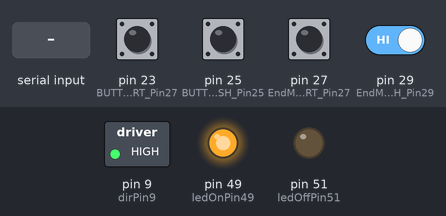
Bench run of a sketch on a simulated Arduino Mega 2560, built with avr-gcc and run on an emulated ATmega2560. On the bench: switched loads named in the sketch (green lamp = pin HIGH), output pins drawn as LEDs (lit = HIGH). Inputs (shaded band) come from the test bench; at power-on: pin 23 (BUTTON_TO_START_Pin27), pin 25 (BUTTON_TO_FINISH_Pin25), pin 27 (EndMech_START_Pin27), pin 29 (EndMech_FINISH_Pin29) HIGH. Pins used as bus, display or sensor lines are not drawn.

Above: at 1.2 s.
1.3 s: pin 27 (EndMech_START_Pin27) pulled LOW for 0.15 s
At 2.2 s:
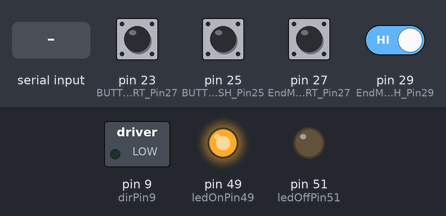
4.3 s: "0\n" received over Serial
At 5.0 s:
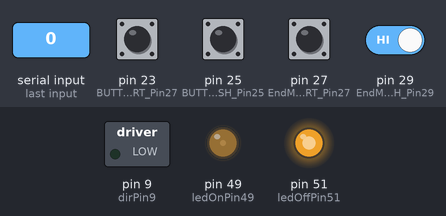
6.2 s: pin 25 (BUTTON_TO_FINISH_Pin25) pulled LOW for 0.15 s
At 7.4 s:
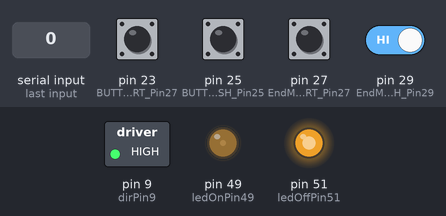
7.8 s: "90,45\n" received over Serial
At 8.8 s:
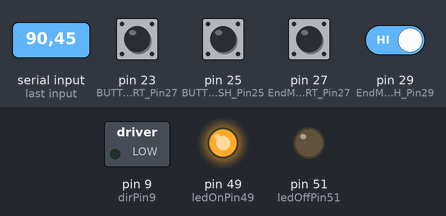
9.8 s: pin 29 (EndMech_FINISH_Pin29) driven LOW
At 10.2 s:
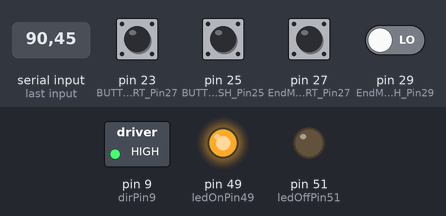
12.8 s: pin 27 (EndMech_START_Pin27) pulled LOW for 1 s
At 13.6 s:
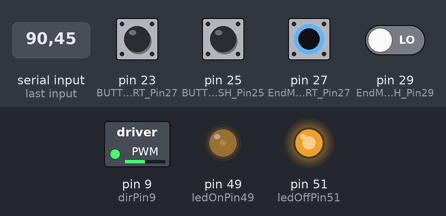
Timing chart, 0 to 15.8 s (numbered marks = the images above; inputs shaded):
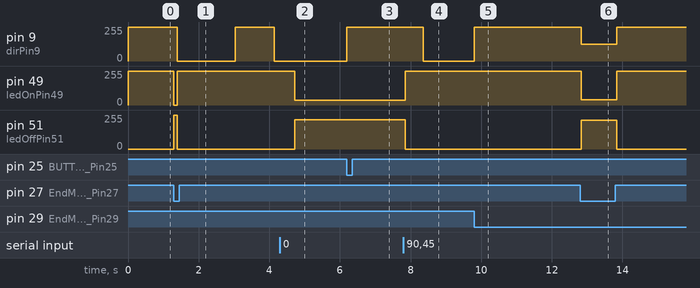

The sketch:

MOTOR_DRV.ino
```cpp
const int EndMech_FINISH_Pin29 = 29; //end   position

const int EndMech_START_Pin27 = 27; //start position

const int BUTTON_TO_FINISH_Pin25 = 25; //кнопка идти в end position

const int BUTTON_TO_START_Pin27 = 23; //кнопка идти в start position

String inString = ""; //incoming str from COM
long    GO       = 0;  //START PROGRAM - угол

long STOP_SIGNAL = 0; //если пришло на COM число 0 - то стоп

int stepPin8 = 8; //

int dirPin9 = 9;

int enblPin10 = 10;

int duration1 = 50; //задержка после STEP ON оптимально 50

int duration2 = 100; //задержка после STEP OFF оптимально 100

boolean rotation = LOW; //low - сгиб    high - разгиб

boolean start;
boolean finish;

boolean state_button_start;
boolean state_button_finish;


int ledOnPin49 = 49;

int ledOffPin51 = 51;

long count;

int once_on_start = 0; //триггер, один раз при включении

int MAX_DEGREE = 52;
int MAX_STEP = 144; //всего шагов
int COUNT_IMP_IN_ONE_STEP = 3250; //количество импульсов в одном обороте

long current_step = 0;

void setup() {

  //pinMode(LED_BUILTIN, OUTPUT);

  pinMode(stepPin8, OUTPUT);

  pinMode(dirPin9, OUTPUT);

  pinMode(EndMech_FINISH_Pin29, INPUT);

  pinMode(EndMech_START_Pin27, INPUT);

  pinMode(BUTTON_TO_FINISH_Pin25, INPUT);

  pinMode(BUTTON_TO_START_Pin27, INPUT);

  //pinMode(enblPin10, OUTPUT);

  digitalWrite(stepPin8, LOW);

  digitalWrite(dirPin9, rotation);

  Serial.begin(9600);

  pinMode(ledOnPin49, OUTPUT);
  pinMode(ledOffPin51, OUTPUT);

  digitalWrite(ledOffPin51, HIGH);

  start  = digitalRead(EndMech_START_Pin27);
  finish = digitalRead(EndMech_FINISH_Pin29);

  state_button_start = digitalRead(BUTTON_TO_START_Pin27);
  state_button_finish = digitalRead(BUTTON_TO_FINISH_Pin25);


}

void loop() {

  if (once_on_start == 0) {

    initialisation();
    once_on_start = 1;
  }

  state_button_start = digitalRead(BUTTON_TO_START_Pin27);
  state_button_finish = digitalRead(BUTTON_TO_FINISH_Pin25);

  if (state_button_finish == LOW) {
    rotation = HIGH;
  }

  if (state_button_start == LOW) {
    rotation = LOW;
  }

  start  = digitalRead(EndMech_START_Pin27);
  finish = digitalRead(EndMech_FINISH_Pin29);


  if (state_button_finish == HIGH || state_button_start == HIGH) {
    count = 3250; //для кнопок
    RotateCycle (count, duration1, duration2, rotation);
    calc_current_step(count, rotation);
  }

  if (GO > 0) {

   //GO = constrain(c, 1, MAX_DEGREE);
   //GO = map(GO, 1, MAX_DEGREE, 1, MAX_STEP);
   //GO = constrain(c, 1, MAX_STEP);

   count = 0L;

    if (GO > current_step) {
      rotation = LOW;
      count = (long)COUNT_IMP_IN_ONE_STEP * (long)(GO - current_step);
    }
    if (GO < current_step) {
      rotation = HIGH;
      count = (long)COUNT_IMP_IN_ONE_STEP * (long)(current_step - GO);
    }


    //Serial.print("current ");
    //Serial.println(current_step);
    //Serial.print("GO ");
    //Serial.println(GO);
    //Serial.print("count ");
    //Serial.println(count);

    if (count > 0) {
      RotateCycle (count, duration1, duration2, rotation);
      calc_current_step(count, rotation);
    }

  }
    //Serial.println(current_step);
}


void RotateCycle (long count, int duration1, int duration2, bool dir)
{

  start = digitalRead(EndMech_START_Pin27);
  finish = digitalRead(EndMech_FINISH_Pin29);

  led_work();

  digitalWrite (dirPin9, dir);

  for (long a = 1; a < count; a++) {

    if (start == LOW && dir == HIGH)
    {
      break;
    }
    if (finish == LOW && dir == LOW)
    {
      break;
    }
    if (GO == 0L) //сигнал стоп
    {
      break;
    }

    digitalWrite(stepPin8, HIGH);
    delayMicroseconds (duration1);
    digitalWrite(stepPin8, LOW);
    delayMicroseconds (duration2);

    start = digitalRead(EndMech_START_Pin27);
    finish = digitalRead(EndMech_FINISH_Pin29);

  }
  led_stop();
}

void serialEvent() {

  int c; //результат = число из строки

  //Serial.println(current_step);

  while (Serial.available() > 0) {

    int inChar = Serial.read();

    c = 0;
    if (isDigit(inChar)) {
      // convert the incoming byte to a char and add it to the string:
      inString += (char)inChar;
    }
    // if you get a newline, print the string, then the string's value:
    if (inChar == '\n') {

      c = inString.toInt();

      // clear the string for new input:
      inString = "";

      if (c > 0) {
        GO = (long)c;
      }
      if (c <= 0) {
        GO = (long)0;
      }
    }
  }
}

void initialisation() { //при загрузке увести в начальное положение и сместить в 1

  rotation = HIGH;
  digitalWrite (dirPin9, rotation);

  led_work();

  while (start == HIGH) {

    for (int a = 1; a < 2; a++) {

      digitalWrite(stepPin8, HIGH);

      delayMicroseconds (duration1);

      digitalWrite(stepPin8, LOW);

      delayMicroseconds (duration2);

      start = digitalRead(EndMech_START_Pin27);

    }
  }
  led_stop();
  current_step = 0;
  delay(100);
  GO = 1;
}

void led_work() {
  digitalWrite(ledOnPin49, HIGH);
  digitalWrite(ledOffPin51, LOW);
}

void led_stop() {
  digitalWrite(ledOnPin49, LOW);
  digitalWrite(ledOffPin51, HIGH);
}

void calc_current_step(long COUNT_IMP, bool rotation) {
  //Serial.println(COUNT_IMP);
  if (rotation == LOW) {
    current_step = current_step + (long)abs(COUNT_IMP / COUNT_IMP_IN_ONE_STEP);
  }
  if (rotation == HIGH) {
    current_step = current_step - (long)abs(COUNT_IMP / COUNT_IMP_IN_ONE_STEP);
  }
}
```

Measured:
- after the input at 1.3 s, pin 9 (dirPin9): 255/255 → 0/255 after 0.10 s, → 255/255 1.6 s later, → 0/255 1.1 s later; pin 49 (ledOnPin49): 255/255 → 0/255 at once, → 255/255 0.10 s later; pin 51 (ledOffPin51): 0/255 → 255/255 at once, → 0/255 0.10 s later
- after the input at 4.3 s, pin 9 (dirPin9): stays 0/255 (without the input it goes to 255/255 after 0.93 s); pin 49 (ledOnPin49): 255/255 → 35/255 after 0.43 s; pin 51 (ledOffPin51): 0/255 → 220/255 after 0.43 s
- after the input at 6.2 s, pin 9 (dirPin9): 0/255 → 255/255 at once
- after the input at 7.8 s, pin 9 (dirPin9): 255/255 → 0/255 after 0.55 s; pin 49 (ledOnPin49): 35/255 → 255/255 after 0.05 s; pin 51 (ledOffPin51): 220/255 → 0/255 after 0.05 s
- after the input at 9.8 s, pin 9 (dirPin9): 0/255 → 255/255 at once
- after the input at 12.8 s, pin 9 (dirPin9): 255/255 → 127/255 at once, → 255/255 1.0 s later; pin 49 (ledOnPin49): 255/255 → 38/255 at once, → 255/255 1.0 s later; pin 51 (ledOffPin51): 0/255 → 217/255 at once, → 0/255 1.0 s later
